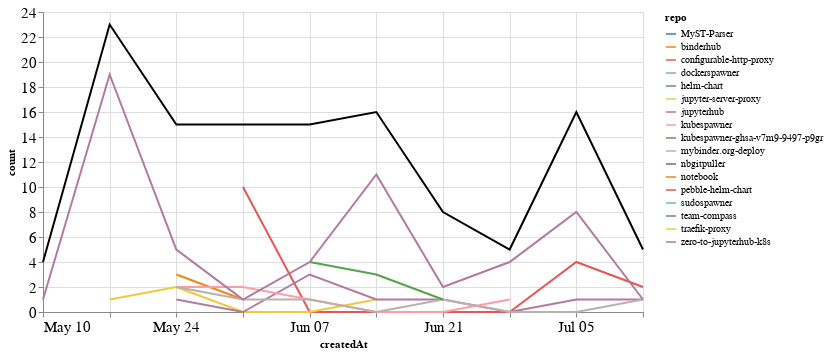

Write notebook code for a chart like this one.
### Markdown cell above
## Comments

### Code cell
comments_time = comments.groupby('repo').resample('W', on='createdAt').count()['author'].reset_index()
comments_time = comments_time.rename(columns={'author': 'count'})
comments_time_total = comments_time.groupby('createdAt').agg({"count": "sum"}).reset_index()
ch1 = alt.Chart(comments_time, width=600).mark_line().encode(
    x='createdAt',
    y='count',
    color='repo',
    tooltip="repo"
)

ch2 = alt.Chart(comments_time_total, width=600).mark_line(color="black").encode(
    x='createdAt',
    y='count',
)

ch1 + ch2

### Figure 1 — Vega-Lite specification as saved in the notebook (floating-point values rounded to 4 significant figures)
{"config": {"axisLeft": {"labelFontSize": 15}, "axisBottom": {"labelFontSize": 15}}, "layer": [{"data": {"name": "data-183c238be5ebe1ec2e5c32e65a268354"}, "mark": "line", "encoding": {"color": {"type": "nominal", "field": "repo"}, "tooltip": {"type": "nominal", "field": "repo"}, "x": {"type": "temporal", "field": "createdAt"}, "y": {"type": "quantitative", "field": "count"}}, "width": 600}, {"data": {"name": "data-4f70e6863cd05ecfe0181c2346d90174"}, "mark": {"type": "line", "color": "black"}, "encoding": {"x": {"type": "temporal", "field": "createdAt"}, "y": {"type": "quantitative", "field": "count"}}, "width": 600}], "$schema": "https://vega.github.io/schema/vega-lite/v4.8.1.json", "datasets": {"data-183c238be5ebe1ec2e5c32e65a268354": [{"repo": "MyST-Parser", "createdAt": "2020-05-10T00:00:00", "count": 3}, {"repo": "binderhub", "createdAt": "2020-05-24T00:00:00", "count": 3}, {"repo": "binderhub", "createdAt": "2020-05-31T00:00:00", "count": 1}, {"repo": "configurable-http-proxy", "createdAt": "2020-05-31T00:00:00", "count": 10}, {"repo": "configurable-http-proxy", "createdAt": "2020-06-07T00:00:00", "count": 0}, {"repo": "configurable-http-proxy", "createdAt": "2020-06-14T00:00:00", "count": 0}, {"repo": "configurable-http-proxy", "createdAt": "2020-06-21T00:00:00", "count": 0}, {"repo": "configurable-http-proxy", "createdAt": "2020-06-28T00:00:00", "count": 0}, {"repo": "configurable-http-proxy", "createdAt": "2020-07-05T00:00:00", "count": 4}, {"repo": "configurable-http-proxy", "createdAt": "2020-07-12T00:00:00", "count": 2}, {"repo": "dockerspawner", "createdAt": "2020-07-05T00:00:00", "count": 1}, {"repo": "helm-chart", "createdAt": "2020-06-07T00:00:00", "count": 1}, {"repo": "jupyter-server-proxy", "createdAt": "2020-05-17T00:00:00", "count": 1}, {"repo": "jupyter-server-proxy", "createdAt": "2020-05-24T00:00:00", "count": 2}, {"repo": "jupyter-server-proxy", "createdAt": "2020-05-31T00:00:00", "count": 0}, {"repo": "jupyter-server-proxy", "createdAt": "2020-06-07T00:00:00", "count": 0}, {"repo": "jupyter-server-proxy", "createdAt": "2020-06-14T00:00:00", "count": 1}, {"repo": "jupyterhub", "createdAt": "2020-05-24T00:00:00", "count": 1}, {"repo": "jupyterhub", "createdAt": "2020-05-31T00:00:00", "count": 0}, {"repo": "jupyterhub", "createdAt": "2020-06-07T00:00:00", "count": 3}, {"repo": "jupyterhub", "createdAt": "2020-06-14T00:00:00", "count": 1}, {"repo": "jupyterhub", "createdAt": "2020-06-21T00:00:00", "count": 1}, {"repo": "jupyterhub", "createdAt": "2020-06-28T00:00:00", "count": 0}, {"repo": "jupyterhub", "createdAt": "2020-07-05T00:00:00", "count": 1}, {"repo": "jupyterhub", "createdAt": "2020-07-12T00:00:00", "count": 1}, {"repo": "kubespawner", "createdAt": "2020-05-24T00:00:00", "count": 2}, {"repo": "kubespawner", "createdAt": "2020-05-31T00:00:00", "count": 2}, {"repo": "kubespawner", "createdAt": "2020-06-07T00:00:00", "count": 1}, {"repo": "kubespawner", "createdAt": "2020-06-14T00:00:00", "count": 0}, {"repo": "kubespawner", "createdAt": "2020-06-21T00:00:00", "count": 0}, {"repo": "kubespawner", "createdAt": "2020-06-28T00:00:00", "count": 1}, {"repo": "kubespawner-ghsa-v7m9-9497-p9gr", "createdAt": "2020-07-05T00:00:00", "count": 1}, {"repo": "mybinder.org-deploy", "createdAt": "2020-05-24T00:00:00", "count": 2}, {"repo": "mybinder.org-deploy", "createdAt": "2020-05-31T00:00:00", "count": 1}, {"repo": "mybinder.org-deploy", "createdAt": "2020-06-07T00:00:00", "count": 1}, {"repo": "mybinder.org-deploy", "createdAt": "2020-06-14T00:00:00", "count": 0}, {"repo": "mybinder.org-deploy", "createdAt": "2020-06-21T00:00:00", "count": 1}, {"repo": "mybinder.org-deploy", "createdAt": "2020-06-28T00:00:00", "count": 0}, {"repo": "mybinder.org-deploy", "createdAt": "2020-07-05T00:00:00", "count": 0}, {"repo": "mybinder.org-deploy", "createdAt": "2020-07-12T00:00:00", "count": 1}, {"repo": "nbgitpuller", "createdAt": "2020-07-05T00:00:00", "count": 1}, {"repo": "notebook", "createdAt": "2020-05-17T00:00:00", "count": 1}, {"repo": "pebble-helm-chart", "createdAt": "2020-06-07T00:00:00", "count": 1}, {"repo": "sudospawner", "createdAt": "2020-06-21T00:00:00", "count": 3}, {"repo": "team-compass", "createdAt": "2020-06-07T00:00:00", "count": 4}, {"repo": "team-compass", "createdAt": "2020-06-14T00:00:00", "count": 3}, {"repo": "team-compass", "createdAt": "2020-06-21T00:00:00", "count": 1}, {"repo": "traefik-proxy", "createdAt": "2020-05-17T00:00:00", "count": 2}, {"repo": "zero-to-jupyterhub-k8s", "createdAt": "2020-05-10T00:00:00", "count": 1}, {"repo": "zero-to-jupyterhub-k8s", "createdAt": "2020-05-17T00:00:00", "count": 19}, {"repo": "zero-to-jupyterhub-k8s", "createdAt": "2020-05-24T00:00:00", "count": 5}, {"repo": "zero-to-jupyterhub-k8s", "createdAt": "2020-05-31T00:00:00", "count": 1}, {"repo": "zero-to-jupyterhub-k8s", "createdAt": "2020-06-07T00:00:00", "count": 4}, {"repo": "zero-to-jupyterhub-k8s", "createdAt": "2020-06-14T00:00:00", "count": 11}, {"repo": "zero-to-jupyterhub-k8s", "createdAt": "2020-06-21T00:00:00", "count": 2}, {"repo": "zero-to-jupyterhub-k8s", "createdAt": "2020-06-28T00:00:00", "count": 4}, {"repo": "zero-to-jupyterhub-k8s", "createdAt": "2020-07-05T00:00:00", "count": 8}, {"repo": "zero-to-jupyterhub-k8s", "createdAt": "2020-07-12T00:00:00", "count": 1}], "data-4f70e6863cd05ecfe0181c2346d90174": [{"createdAt": "2020-05-10T00:00:00", "count": 4}, {"createdAt": "2020-05-17T00:00:00", "count": 23}, {"createdAt": "2020-05-24T00:00:00", "count": 15}, {"createdAt": "2020-05-31T00:00:00", "count": 15}, {"createdAt": "2020-06-07T00:00:00", "count": 15}, {"createdAt": "2020-06-14T00:00:00", "count": 16}, {"createdAt": "2020-06-21T00:00:00", "count": 8}, {"createdAt": "2020-06-28T00:00:00", "count": 5}, {"createdAt": "2020-07-05T00:00:00", "count": 16}, {"createdAt": "2020-07-12T00:00:00", "count": 5}]}}
